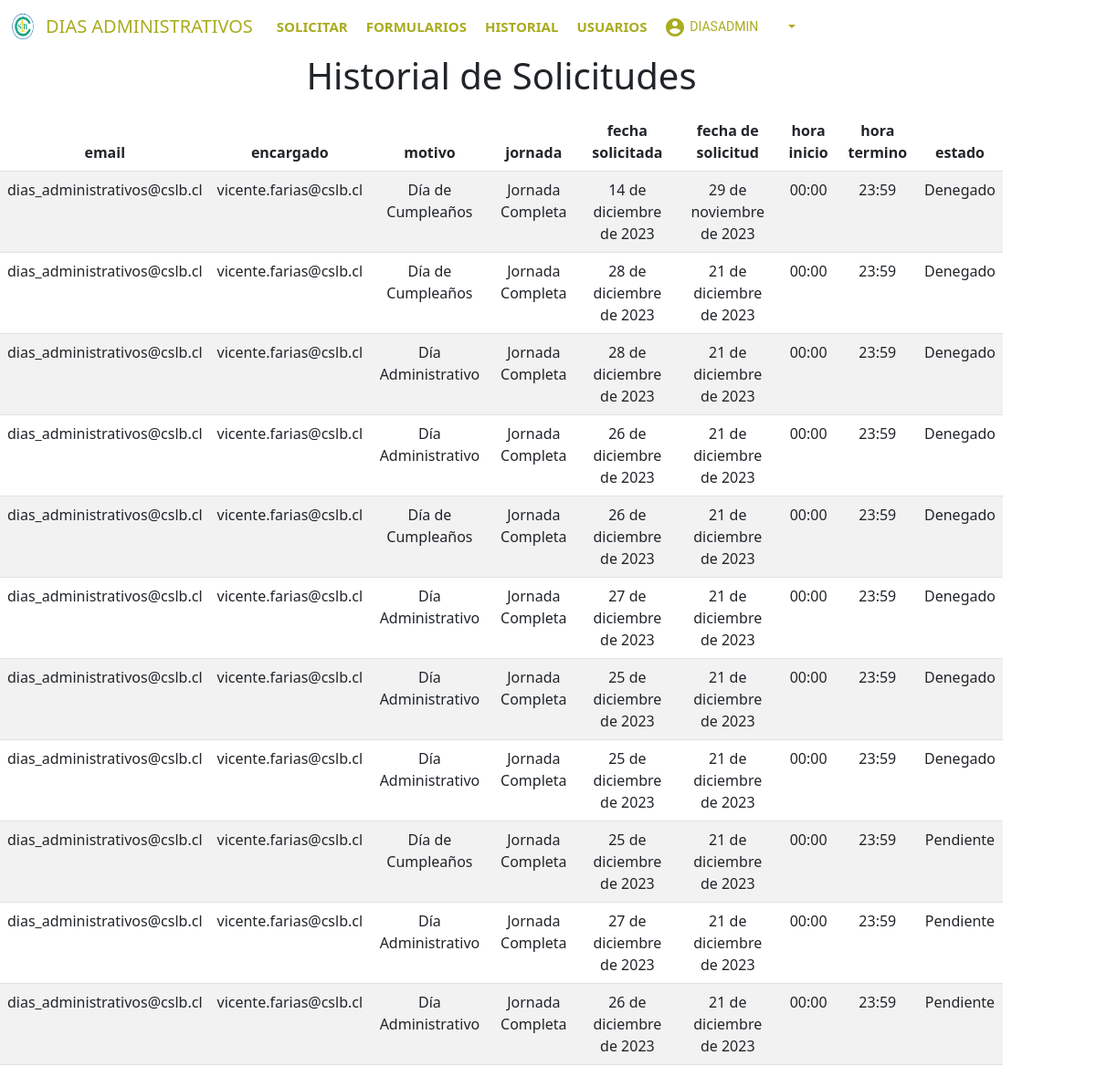
The page /historial/ (signed in) on the database its author committed.
### proyectoapp/models.py (models this page shows, shortened)
class User(AbstractUser):
    password = models.CharField(max_length=100, verbose_name='contraseña', default="1320")
    username = models.CharField(max_length=150, unique=True)
    first_name = models.CharField(max_length=30)
    last_name = models.CharField(max_length=30)
    email = models.EmailField(unique=True, blank=True, null=True)
    jefe = models.EmailField('correo jefe', max_length=254)
    jefe_id = models.IntegerField(default=None, null=True, blank=True)
    grupo_encargado_id = models.IntegerField(default=None, null=True, blank=True)  # Campo para almacenar group_id
    is_superuser = models.BooleanField(default=False)
    birthday = models.DateField('Cumpleaños',blank=True, null=True)
    date_joined = models.DateTimeField('Fecha Ingreso', default=timezone.now)
    dias_tomados = models.FloatField(default=0, verbose_name='Días Tomados')
    dias_restantes = models.FloatField(default=2, verbose_name='Días Restantes')
    dias_cumpleaños = models.FloatField(default=1, verbose_name='Días cumpleaños')

class Formulario(models.Model):
    email = models.EmailField()
    encargado = models.EmailField(default='Sin encargado')
    motivo = models.IntegerField(choices=options_mot, default='Dia Administrativo')
    jornada = models.FloatField(choices=options_jor, default='Jornada Completa')
    fecha = models.DateField()
    hora_ingreso = models.TimeField()
    hora_regreso = models.TimeField()
    created_at = models.DateField(auto_now_add=True)
    estado = models.IntegerField(choices=options, default=2)
    group_id = models.IntegerField(default=None, null=True, blank=True)  # Campo para almacenar group_id
    encargado_id = models.IntegerField(default=None, null=True, blank=True)

### proyectoapp/views.py (the view)
# urls.py: path('historial/', login_required(views.historial), name='historial'),
def historial(request):
    usuario = request.user
    cursor = connection.cursor()
    cursor.execute("SELECT group_id FROM proyectoapp_user_groups WHERE user_id = %s", [usuario.id])
    group_id = cursor.fetchone()[0]  # Obtiene el primer valor de la consulta
    if group_id in [10, 4]:  # Verifica si group_id está en la lista [1, 2, 4]
        formListados = Formulario.objects.filter(group_id=group_id).order_by('created_at')
    elif group_id in [11]:
        formListados = Formulario.objects.order_by('created_at')
    else:
        pass
    return render(request, "proyectoapp/historial.html", {"formularios": formListados})

### proyectoapp/templates/proyectoapp/historial.html (shortened to what this page needs)
{% extends "../base.html" %} {% load crispy_forms_tags%} {% load static %}
{%block content%}
<!DOCTYPE html>
<html lang="en">
<head>
    <link rel="stylesheet" type="text/css" href='{% static "CSS/body_nav.css"%}' />
    <link rel="stylesheet" type="text/css" href='{% static "CSS/style_so.css"%}' />
    <link href="https://cdn.jsdelivr.net/npm/bootstrap@5.3.0-alpha1/dist/css/bootstrap.min.css" rel="stylesheet"
 />
    <link rel="stylesheet" href="https://cdnjs.cloudflare.com/ajax/libs/font-awesome/4.7.0/css/font-awesome.min.css" />
    <link rel="stylesheet" href="https://cdnjs.cloudflare.com/ajax/libs/animate.css/4.1.1/animate.min.css" />
</head>
<body>
    <div class="row" style="text-align: center;">
        <div class="col-sm-12 col-md-6 col-lg-12 col-xl-11">
            <h1>Historial de Solicitudes</h1>
            <div class="table-responsive py-2">
                <table class="table table-striped">
                    <thead>
                        <tr>
                            <th>email</th>
                            <th>encargado</th>
                            <th>motivo</th>
                            <th>jornada</th>
                            <th>fecha solicitada</th>
                            <th>fecha de solicitud</th>
                            <th>hora inicio</th>
                            <th>hora termino</th>
                            <th>estado</th>
                        </tr>
                    </thead>
                    <tbody>
                        {% if formularios %}
                        {% for c in formularios %}
                        <tr>
                            <td>{{c.email}}</td>
                            <td>{{c.encargado}}</td>
                            <td>
                                {% if c.motivo == 0 %}
                                Día de Cumpleaños
                                {% elif c.motivo == 1 %}
                                Día Administrativo
                                {% else %}
                                {{c.motivo}}
                                {% endif %}
                            </td>
                            <td>
                                {% if c.jornada == 1 %}
                                Jornada Completa
                                {% elif c.jornada == 0.5 %}
                                1/2 Jornada
                                {% elif c.jornada == 0.25 %}
                                1/4 Jornada
                                {% else %}
                                {{c.jornada}}
                                {% endif %}
                            </td>
                            <td>{{c.fecha}}</td>
                            <td>{{c.created_at}}</td>
                            <td>{{c.hora_ingreso}}</td>
                            <td>{{c.hora_regreso}}</td>
                            <td>
                                {% if c.estado == 0 %}
                                Denegado
                                {% elif c.estado == 1 %}
                                Aprobado
                                {% elif c.estado == 2 %}
                                Pendiente
                                {% elif c.estado == 3 %}
                                Tomado
                                {% elif c.estado == 4 %}
                                No Tomado
                                {% else %}
                                {{ c.estado }}
                                {% endif %}
                            </td>
                        </tr>
                        {% endfor %}
                        {% else %}
                        <tr>
                            <td style="text-align: center;" colspan="10">No hay historial de formularios.</td>
                        </tr>
                        {% endif %}
                    </tbody>
                </table>
            </div>
        </div>
    </div>
</body>
</html>
{% endblock %}

### proyectoapp/templates/base.html (shortened to what this page needs)
<!DOCTYPE html>
{% load static %}
<html lang="en">
  <head>
  <link rel=" stylesheet" type="text/css" href='{% static "CSS/body_nav.css" %}'>
  <link rel=" stylesheet" type="text/css" href='{% static "CSS/botton.css" %}'>
  <link href="https://cdn.jsdelivr.net/npm/bootstrap@5.3.0/dist/css/bootstrap.min.css" rel="stylesheet">
  <link rel="stylesheet" href="https://cdnjs.cloudflare.com/ajax/libs/font-awesome/4.7.0/css/font-awesome.min.css">
  <link rel="stylesheet" href="https://cdnjs.cloudflare.com/ajax/libs/animate.css/4.1.1/animate.min.css" />
  </head>
  <body>
    <nav class="navbar navbar-expand-lg" id="nav-menu">
      <img class="animate__animated animate__bounce" src='{% static "../media/image/cslb.png" %}'alt="10" width="50"height="30"/>
      <a class="navbar-brand elemento" id="nav-menu" style="background: #4f4f4f00"href='{% url "index" %}'>DIAS ADMINISTRATIVOS</a>
        {% if request.user.is_authenticated %}
          <div class="collapse navbar-collapse" id="navbarSupportedContent">
            <ul class="navbar-nav">
              <li class="nav-item">
                <a class="nav-link" href='{% url "formulario" %}'>SOLICITAR</a>
              </li>
              {% if request.user.is_superuser %}
              <li class="nav-item">
                <a class="nav-link" href='{% url "Listado" %}'>Formularios</a>
              </li>
              <li class="nav-item">
                <a class="nav-link" href='{% url "historial" %}'>Historial</a>
              </li>
              <li class="nav-item">
                <a class="nav-link" href='{% url "usuarios" %}'>Usuarios</a>
              </li>
              {%endif%}
            </ul>
              <div class="dropdown navbar-nav">
                <button class="css-nav dropdown-toggle dropdownp"type="button"data-bs-toggle="dropdown">
                  <span>
                  </span>
                  <p class="css-menu-caja">
                  {% if request.user.is_authenticated %}
                    <li><a  class="dropdown-item dropdown_sub css-nav">{{user.username | upper }}</a></li>
                  {% else %}
                    <li><a  class="dropdown-item dropdown_sub css-nav">PERFIL</a></li>
                  {%endif%}
                    </p>
                      <svg class="css-menu-int" focusable="false" aria-hidden="true"></svg>
                </button>
              </div>
          </div>
        {%endif%}
    </nav>
  {%block content%}
  {% endblock %}
  </body>
</html>

### proyectoapp/static/CSS/body_nav.css (style rules this page uses)
#nav-menu ul { font-family: "Chivo Mono" monospace; align-items: center; }
#nav-menu ul li { list-style: none; }
#nav-menu ul li a { font-size: 15px; font-weight: 700; text-transform: uppercase; color: rgb(0, 0, 0); padding: 10px; transition: 0.5s ease; ; }
.css-nav { display: inline-flex; align-items: center; justify-content: center; position: relative; box-sizing: border-box; background-color: transparent; outline: 0px; border: 0px; margin: 0px; cursor: pointer; vertical-align: middle; font-weight: 500; line-height: 24px; font-size: 0.875rem; font-family: Roboto, sans-serif; min-width: 64px; padding: 6px 8px; border-radius: 8px; }
.css-menu-int { user-select: none; width: 1.2em; height: 1em; display: inline-block; fill: currentcolor; flex-shrink: 0; transition: fill 200ms cubic-bezier(0.4, 0, 0.2, 1) 0ms; font-size: 1.5rem; }

### rows shown on the page
User: username "DIASADMIN"
Formulario: email "dias_administrativos@cslb.cl", encargado "vicente.farias@cslb.cl", motivo "Día de Cumpleaños", jornada "Jornada Completa", fecha "14 de diciembre de 2023", created_at "29 de noviembre de 2023", hora_ingreso "00:00", hora_regreso "23:59", estado "Denegado"
Formulario: email "dias_administrativos@cslb.cl", encargado "vicente.farias@cslb.cl", motivo "Día de Cumpleaños", jornada "Jornada Completa", fecha "28 de diciembre de 2023", created_at "21 de diciembre de 2023", hora_ingreso "00:00", hora_regreso "23:59", estado "Denegado"
Formulario: email "dias_administrativos@cslb.cl", encargado "vicente.farias@cslb.cl", motivo "Día Administrativo", jornada "Jornada Completa", fecha "28 de diciembre de 2023", created_at "21 de diciembre de 2023", hora_ingreso "00:00", hora_regreso "23:59", estado "Denegado"
Formulario: email "dias_administrativos@cslb.cl", encargado "vicente.farias@cslb.cl", motivo "Día Administrativo", jornada "Jornada Completa", fecha "26 de diciembre de 2023", created_at "21 de diciembre de 2023", hora_ingreso "00:00", hora_regreso "23:59", estado "Denegado"
Formulario: email "dias_administrativos@cslb.cl", encargado "vicente.farias@cslb.cl", motivo "Día de Cumpleaños", jornada "Jornada Completa", fecha "26 de diciembre de 2023", created_at "21 de diciembre de 2023", hora_ingreso "00:00", hora_regreso "23:59", estado "Denegado"
Formulario: email "dias_administrativos@cslb.cl", encargado "vicente.farias@cslb.cl", motivo "Día Administrativo", jornada "Jornada Completa", fecha "27 de diciembre de 2023", created_at "21 de diciembre de 2023", hora_ingreso "00:00", hora_regreso "23:59", estado "Denegado"
Formulario: email "dias_administrativos@cslb.cl", encargado "vicente.farias@cslb.cl", motivo "Día Administrativo", jornada "Jornada Completa", fecha "25 de diciembre de 2023", created_at "21 de diciembre de 2023", hora_ingreso "00:00", hora_regreso "23:59", estado "Denegado"
Formulario: email "dias_administrativos@cslb.cl", encargado "vicente.farias@cslb.cl", motivo "Día Administrativo", jornada "Jornada Completa", fecha "25 de diciembre de 2023", created_at "21 de diciembre de 2023", hora_ingreso "00:00", hora_regreso "23:59", estado "Denegado"
Formulario: email "dias_administrativos@cslb.cl", encargado "vicente.farias@cslb.cl", motivo "Día de Cumpleaños", jornada "Jornada Completa", fecha "25 de diciembre de 2023", created_at "21 de diciembre de 2023", hora_ingreso "00:00", hora_regreso "23:59", estado "Pendiente"
Formulario: email "dias_administrativos@cslb.cl", encargado "vicente.farias@cslb.cl", motivo "Día Administrativo", jornada "Jornada Completa", fecha "27 de diciembre de 2023", created_at "21 de diciembre de 2023", hora_ingreso "00:00", hora_regreso "23:59", estado "Pendiente"
Formulario: email "dias_administrativos@cslb.cl", encargado "vicente.farias@cslb.cl", motivo "Día Administrativo", jornada "Jornada Completa", fecha "26 de diciembre de 2023", created_at "21 de diciembre de 2023", hora_ingreso "00:00", hora_regreso "23:59", estado "Pendiente"
